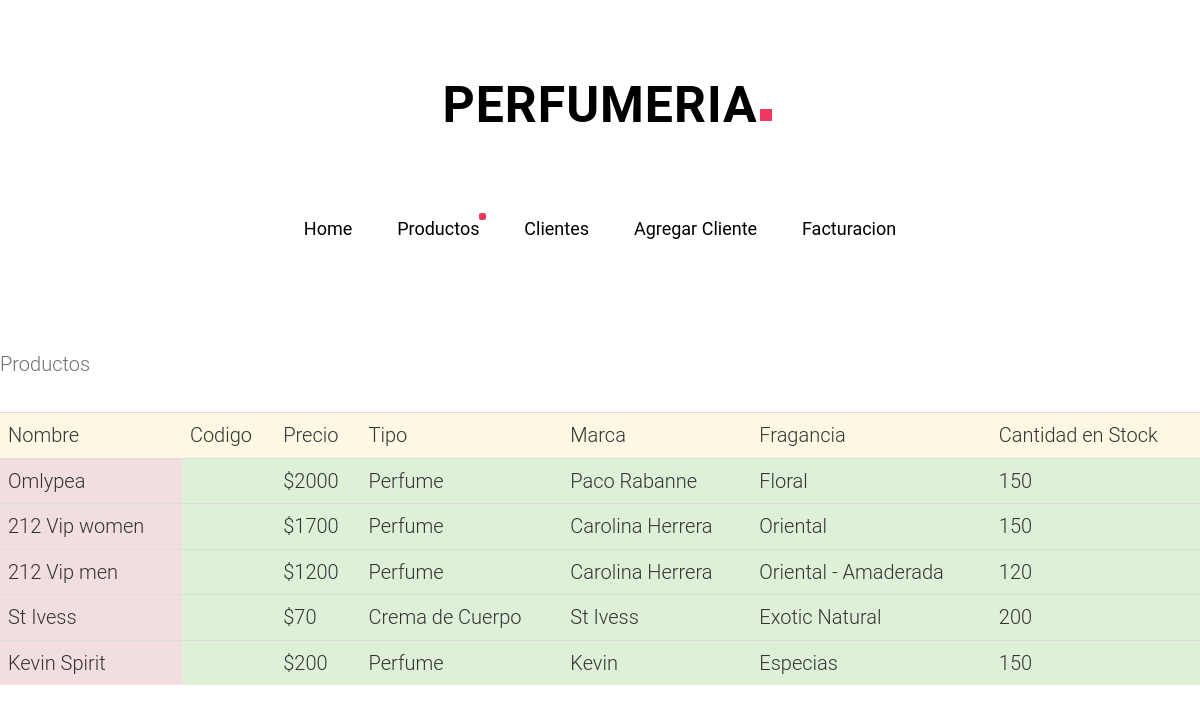
The page /productos on the database its author committed.
### perfumeria/models.py (models this page shows, shortened)
class Productos (models.Model):
    nombre = models.CharField(max_length=100)
    precio = models.CharField(max_length=10)
    tipo = models.CharField(max_length=200)
    marca = models.CharField(max_length=50)
    fragancia = models.CharField(max_length=50)
    proveedor = models.ForeignKey("Proveedores")
    cantidad_en_stock = models.IntegerField()

### perfumeria/views.py (the view)
# urls.py: url(r'^productos', views.productos),
def productos(request):
    productos = Productos.objects.all()
    return render(request, 'perfumeria/productos.html',{'productos':productos})

### perfumeria/templates/perfumeria/productos.html (shortened to what this page needs)
<!DOCTYPE html>
 <html class="no-js">
	<head>
	<link rel="stylesheet" href="static/neos/css/animate.css">
	<link rel="stylesheet" href="static/neos/css/icomoon.css">
	<link rel="stylesheet" href="static/neos/css/bootstrap.css">
	<link rel="stylesheet" href="static/neos/css/style.css">
	</head>
	<body>
	<header>
		<div class="container text-center">
			<div class="fh5co-navbar-brand">
				<a class="fh5co-logo" href="home.html">Perfumeria</a>
			</div>
			<nav id="fh5co-main-nav" role="navigation">
				<ul>
					<li><a href="/">Home</a></li>
					<li><a href="productos.html" class="active">Productos</a></li>
					<li><a href="clientes.html">Clientes</a></li>
					<li><a href="add_cliente.html">Agregar Cliente</a></li>
					<li><a href="facturacion.html">Facturacion</a></li>
				</ul>
			</nav>
		</div>
	</header>
<table class="table table-hover">
    <p>Productos</p>
        <tr>
            <td class="warning">Nombre</td>
            <td class="warning">Codigo</td>
            <td class="warning">Precio</td>
            <td class="warning">Tipo</td>
            <td class="warning">Marca</td>
            <td class="warning">Fragancia</td>
            <td class="warning">Cantidad en Stock</td>
        </tr>
    {% for pr in productos %}
            <tr>
                <td class="danger">{{pr.nombre}}</td>
                <td class="success">{{pr.id_producto}}</td>
                <td class="success">{{pr.precio}}</td>
                <td class="success">{{pr.tipo}}</td>
                <td class="success">{{pr.marca}}</td>
                <td class="success">{{pr.fragancia}}</td>
                <td class="success">{{pr.cantidad_en_stock}}</td>
            </tr>
    {% endfor %}
</table>
	</body>
</html>

### perfumeria/static/neos/css/style.css (style rules this page uses)
body { font-family: "Roboto", Arial, serif; line-height: 1.8; font-size: 20px; font-weight: 300; }
a { color: #F03861; -webkit-transition: 0.5s; -o-transition: 0.5s; transition: 0.5s; }
p, span { margin-bottom: 1.5em; font-size: 20px; color: #727272; font-weight: 300; font-family: "Roboto", Arial, serif; }
header, #fh5co-intro-section, #fh5co-services-section, #fh5co-featured-work-section, #fh5co-common-section, #fh5co-blog-section, #footer, #fh5co-contact-section, #fh5co-work-section { padding-bottom: 5em; }
header { padding-top: 3em; }
header .fh5co-navbar-brand { padding-bottom: 3em; }
header .fh5co-navbar-brand .fh5co-logo { position: relative; font-size: 50px; color: #000; text-transform: uppercase; font-weight: 700; letter-spacing: 1px; }
header .fh5co-navbar-brand .fh5co-logo:after { position: absolute; bottom: 13px; right: -14px; width: 12px; height: 12px; background: #F03861; content: ''; }
header #fh5co-main-nav > ul { padding: 0; margin: 0; }
header #fh5co-main-nav > ul li { list-style: none; display: inline-block; margin-left: 40px; font-size: 18px; }
header #fh5co-main-nav > ul li a { padding-bottom: 5px; color: #000; position: relative; font-weight: 400; }
header #fh5co-main-nav > ul li a.active:before { position: absolute; width: 7px; height: 7px; content: ''; top: -5px; right: -7px; background: #F03861; -webkit-border-radius: 2px; -moz-border-radius: 2px; -ms-border-radius: 2px; border-radius: 2px; }
header #fh5co-main-nav > ul li:first-child { margin-left: 0; }

### rows shown on the page
Productos: nombre "Omlypea", precio "$2000", tipo "Perfume", marca "Paco Rabanne", fragancia "Floral", cantidad_en_stock "150"
Productos: nombre "212 Vip women", precio "$1700", tipo "Perfume", marca "Carolina Herrera", fragancia "Oriental", cantidad_en_stock "150"
Productos: nombre "212 Vip men", precio "$1200", tipo "Perfume", marca "Carolina Herrera", fragancia "Oriental - Amaderada", cantidad_en_stock "120"
Productos: nombre "St Ivess", precio "$70", tipo "Crema de Cuerpo", marca "St Ivess", fragancia "Exotic Natural", cantidad_en_stock "200"
Productos: nombre "Kevin Spirit", precio "$200", tipo "Perfume", marca "Kevin", fragancia "Especias", cantidad_en_stock "150"
